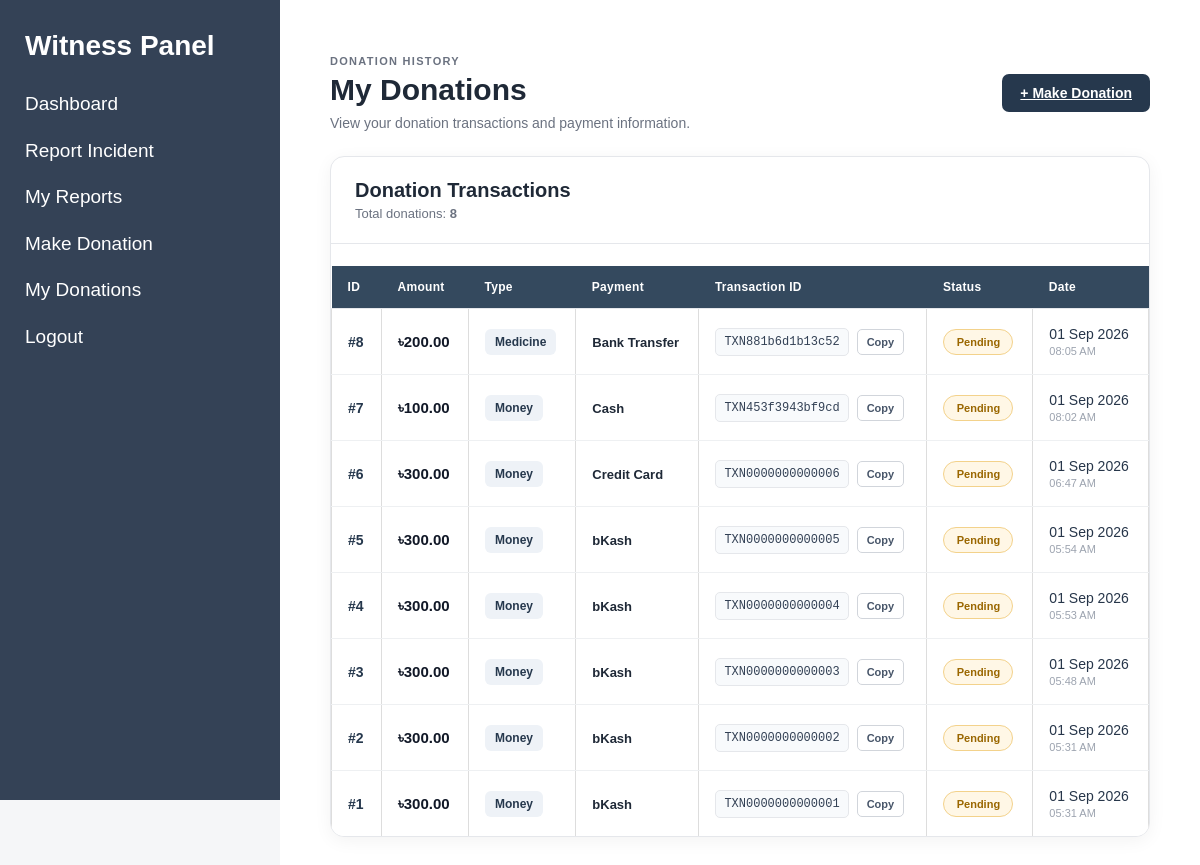
The app's page /index.php?page=donations (signed in) with its own data.
### tables this page shows
CREATE TABLE `donations` (
  `id` int(11) NOT NULL,
  `witness_id` int(11) NOT NULL,
  `amount` decimal(10,2) NOT NULL,
  `donation_type` varchar(100) NOT NULL,
  `payment_method` varchar(50) NOT NULL,
  `transaction_id` varchar(100) NOT NULL,
  `message` text DEFAULT NULL,
  `status` enum('pending','completed','cancelled') NOT NULL DEFAULT 'pending',
  `created_at` timestamp NOT NULL DEFAULT current_timestamp()
);

### models/DonationModel.php (called while the page is built, shortened)
<?php
function getWitnessDonations(
    $conn,
    $witness_id
) {
    $sql = "SELECT
                id,
                witness_id,
                amount,
                donation_type,
                payment_method,
                transaction_id,
                message,
                status,
                created_at
            FROM donations
            WHERE witness_id = ?
            ORDER BY id DESC";
    $stmt = mysqli_prepare($conn, $sql);
    mysqli_stmt_bind_param(
        $stmt,
        "i",
        $witness_id
    );
    mysqli_stmt_execute($stmt);
    $result = mysqli_stmt_get_result($stmt);
    $donations = [];
    while ($row = mysqli_fetch_assoc($result)) {
        $donations[] = $row;
    }
    return $donations;
}

### views/witness/donations.php (the view, shortened to what this page needs)
<?php require_once "views/partials/header.php"; ?>
<?php require_once "views/partials/sidebar.php"; ?>
<div class="content">
    <div class="donations-page">
        <div class="donations-header">
            <div>
                <span class="page-label">
                    DONATION HISTORY
                </span>
                <h1>My Donations</h1>
                <p>
                    View your donation transactions and payment information.
                </p>
            </div>
            <a
                href="index.php?page=donation-create"
                class="new-donation-btn"
            >
                + Make Donation
            </a>
        </div>
        <?php if (empty($donations)): ?>
            <div class="empty-state">
                <div class="empty-icon">
                    DON
                </div>
                <h2>No Donations Yet</h2>
                <p>
                    You have not made any donations yet.
                </p>
                <a
                    href="index.php?page=donation-create"
                    class="empty-button"
                >
                    Make Your First Donation
                </a>
            </div>
        <?php else: ?>
            <div class="donation-table-card">
                <div class="table-heading">
                    <div>
                        <h2>Donation Transactions</h2>
                        <p>
                            Total donations:
                            <strong>
                                <?php echo count($donations); ?>
                            </strong>
                        </p>
                    </div>
                </div>
                <div class="table-responsive">
                    <table class="donation-table">
                        <thead>
                            <tr>
                                <th>ID</th>
                                <th>Amount</th>
                                <th>Type</th>
                                <th>Payment</th>
                                <th>Transaction ID</th>
                                <th>Status</th>
                                <th>Date</th>
                            </tr>
                        </thead>
                        <tbody>
                        <?php foreach ($donations as $donation): ?>
                            <?php
                            $paymentNames = [
                                'card'  => 'Credit Card',
                                'bkash' => 'bKash',
                                'nagad' => 'Nagad',
                                'bank'  => 'Bank Transfer',
                                'cash'  => 'Cash'
                            ];
                            $paymentMethod =
                                $paymentNames[
                                    $donation['payment_method']
                                ]
                                ?? ucfirst(
                                    $donation['payment_method']
                                );
                            $status =
                                strtolower(
                                    $donation['status'] ?? 'pending'
                                );
                            ?>
                            <tr>
                                <td>
                                    <span class="donation-id">
                                        #<?php
                                        echo (int)$donation['id'];
                                        ?>
                                    </span>
                                </td>
                                <td>
                                    <span class="donation-amount">
                                        ৳<?php
                                        echo number_format(
                                            (float)$donation['amount'],
                                            2
                                        );
                                        ?>
                                    </span>
                                </td>
                                <td>
                                    <span class="type-badge">
                                        <?php
                                        echo htmlspecialchars(
                                            ucfirst(
                                                $donation['donation_type']
                                            )
                                        );
                                        ?>
                                    </span>
                                </td>
                                <td>
                                    <div class="payment-method">
                                        <strong>
                                            <?php
                                            echo htmlspecialchars(
                                                $paymentMethod
                                            );
                                            ?>
                                        </strong>
                                    </div>
                                </td>
                                <td>
                                    <div class="transaction-box">
                                        <span
                                            class="transaction-id"
                                            id="txn-<?php echo (int)$donation['id']; ?>"
                                        >
                                            <?php
                                            echo htmlspecialchars(
                                                $donation['transaction_id']
                                                ?? '-'
                                            );
                                            ?>
                                        </span>
                                        <?php if (!empty($donation['transaction_id'])): ?>
                                            <button
                                                type="button"
                                                class="copy-btn"
                                                data-target="txn-<?php echo (int)$donation['id']; ?>"
                                            >
                                                Copy
                                            </button>
                                        <?php endif; ?>
                                    </div>
                                </td>
                                <td>
                                    <span
                                        class="status-badge status-<?php echo htmlspecialchars($status); ?>"
                                    >
                                        <?php
                                        echo htmlspecialchars(
                                            ucfirst($status)
                                        );
                                        ?>
                                    </span>
                                </td>
                                <td>
                                    <div class="date-cell">
                                        <?php
                                        if (!empty($donation['created_at'])) {
                                            echo htmlspecialchars(
                                                date(
                                                    'd M Y',
                                                    strtotime(
                                                        $donation['created_at']
                                                    )
                                                )
                                            );
                                            echo '<small>';
                                            echo htmlspecialchars(
                                                date(
                                                    'h:i A',
                                                    strtotime(
                                                        $donation['created_at']
                                                    )
                                                )
                                            );
                                            echo '</small>';
                                        } else {
                                            echo '-';
                                        }
                                        ?>
                                    </div>
                                </td>
                            </tr>
                        <?php endforeach; ?>
                        </tbody>
                    </table>
                </div>
            </div>
        <?php endif; ?>
    </div>
</div>
<?php require_once "views/partials/footer.php"; ?>

### assets/css/style.css (style rules this page uses)
* { box-sizing: border-box; }
body { margin: 0; font-family: Arial, Helvetica, sans-serif; background: #f5f6f8; color: #1f2937; }
.content { margin-left: 280px; padding: 45px; min-height: 100vh; background: white; }
.content h1 { margin-top: 0; margin-bottom: 20px; font-size: 36px; line-height: 1.2; color: #111827; }
.content a { color: #344256; font-weight: 600; text-decoration: underline; }
button { background: #344256; color: white; border: none; padding: 11px 18px; font-family: Arial, Helvetica, sans-serif; font-size: 15px; font-weight: 600; cursor: pointer; }
table { width: 100%; border-collapse: collapse; margin-top: 22px; background: white; }
th { background: #344256; color: white; padding: 13px; text-align: left; font-size: 15px; }
td { padding: 13px; border: 1px solid #dddddd; font-size: 15px; }

### views/witness/donations.php (style rules this page uses)
.donations-page { max-width: 1200px; margin: 0 auto; padding: 10px 5px 40px; }
.donations-header { display: flex; justify-content: space-between; align-items: center; gap: 20px; margin-bottom: 25px; }
.page-label { display: block; margin-bottom: 5px; font-size: 11px; font-weight: 700; letter-spacing: 1.3px; color: #6b7280; }
.donations-header h1 { margin: 0 0 7px; color: #1f2937; font-size: 30px; }
.donations-header p { margin: 0; color: #6b7280; font-size: 14px; }
.new-donation-btn { display: inline-block; padding: 11px 18px; border-radius: 7px; background: #26384d; color: #ffffff; text-decoration: none; font-size: 14px; font-weight: 700; transition: 0.2s ease; }
.donation-table-card { overflow: hidden; background: #ffffff; border: 1px solid #e5e7eb; border-radius: 14px; box-shadow: 0 4px 18px rgba(0, 0, 0, 0.05); }
.table-heading { padding: 22px 24px; border-bottom: 1px solid #e5e7eb; }
.table-heading h2 { margin: 0 0 4px; color: #1f2937; font-size: 20px; }
.table-heading p { margin: 0; color: #6b7280; font-size: 13px; }
.table-responsive { width: 100%; overflow-x: auto; }
.donation-table { width: 100%; border-collapse: collapse; }
.donation-table thead { background: #f8fafc; }
.donation-table th { padding: 14px 16px; border-bottom: 1px solid #e5e7eb; color: #475569; font-size: 12px; font-weight: 700; letter-spacing: 0.3px; text-align: left; white-space: nowrap; }
.donation-table td { padding: 17px 16px; border-bottom: 1px solid #eef0f2; color: #374151; font-size: 14px; vertical-align: middle; }
.donation-table tbody tr { transition: background 0.2s ease; }
.donation-table tbody tr:last-child td { border-bottom: none; }
.donation-id { font-weight: 700; color: #475569; }
.donation-amount { color: #111827; font-size: 15px; font-weight: 800; }
.type-badge { display: inline-block; padding: 6px 10px; background: #f1f5f9; border-radius: 6px; color: #475569; font-size: 12px; font-weight: 700; }
.payment-method strong { color: #374151; font-size: 13px; }
.transaction-box { display: flex; align-items: center; gap: 8px; }
.transaction-id { display: inline-block; padding: 6px 8px; background: #f8fafc; border: 1px solid #e5e7eb; border-radius: 5px; color: #334155; font-family: Consolas, monospace; font-size: 12px; white-space: nowrap; }
.copy-btn { padding: 6px 9px; background: #ffffff; border: 1px solid #d1d5db; border-radius: 5px; color: #475569; font-size: 11px; font-weight: 700; cursor: pointer; transition: 0.2s ease; }
.status-badge { display: inline-block; min-width: 70px; padding: 6px 10px; border-radius: 20px; text-align: center; font-size: 11px; font-weight: 700; }
.status-pending { background: #fff7e6; color: #9a6700; border: 1px solid #f3d28b; }
.date-cell { display: flex; flex-direction: column; gap: 3px; white-space: nowrap; }
.date-cell small { color: #9ca3af; font-size: 11px; }
.donations-page .new-donation-btn { background: #26384d !important; color: #ffffff !important; }
.donations-page .donation-table thead { background: #34495e !important; }
.donations-page .donation-table thead th { background: #34495e !important; color: #ffffff !important; font-weight: 700 !important; }
.donations-page .donation-table tbody td { color: #27364a !important; }
.donations-page .payment-method strong { color: #1f2937 !important; font-weight: 700; }
.donations-page .donation-id { color: #26384d !important; font-weight: 800; }
.donations-page .type-badge { background: #eef2f7 !important; color: #26384d !important; font-weight: 700; }

### records on screen
donations: id "8", amount "200.00", donation_type "Medicine", payment_method "Bank Transfer", transaction "TXN881b6d1b13c52", status "Pending", created_at "01 Sep 2026", created_at "08:05 AM"
donations: id "7", amount "100.00", donation_type "Money", payment_method "Cash", transaction "TXN453f3943bf9cd", status "Pending", created_at "01 Sep 2026", created_at "08:02 AM"
donations: id "6", amount "300.00", donation_type "Money", payment_method "Credit Card", transaction "TXN0000000000006", status "Pending", created_at "01 Sep 2026", created_at "06:47 AM"
donations: id "5", amount "300.00", donation_type "Money", payment_method "bKash", transaction "TXN0000000000005", status "Pending", created_at "01 Sep 2026", created_at "05:54 AM"
donations: id "4", amount "300.00", donation_type "Money", payment_method "bKash", transaction "TXN0000000000004", status "Pending", created_at "01 Sep 2026", created_at "05:53 AM"
donations: id "3", amount "300.00", donation_type "Money", payment_method "bKash", transaction "TXN0000000000003", status "Pending", created_at "01 Sep 2026", created_at "05:48 AM"
donations: id "2", amount "300.00", donation_type "Money", payment_method "bKash", transaction "TXN0000000000002", status "Pending", created_at "01 Sep 2026", created_at "05:31 AM"
donations: id "1", amount "300.00", donation_type "Money", payment_method "bKash", transaction "TXN0000000000001", status "Pending", created_at "01 Sep 2026", created_at "05:31 AM"

### other values on screen
count($donations) "8"
